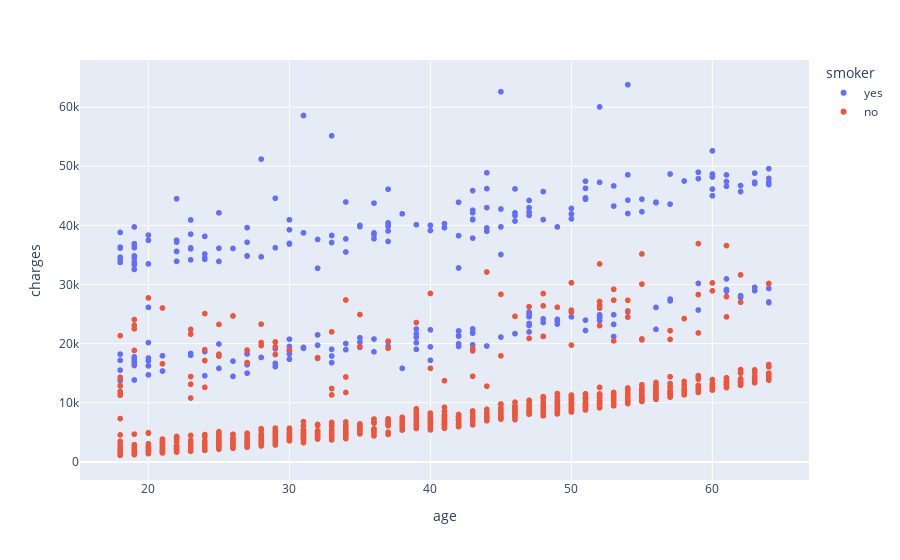

Here is the notebook cell this chart was saved with:
### Markdown cell above
This is a coloured plot from the pairplot. Here we can more distinctly see how age impacts charges.

### Code cell
#plt.figure(figsize=(12,5))
fig = px.scatter(data_frame=data, x="age", y="charges", color="smoker")
fig.show("png")

### Figure 1 — Plotly figure (JSON) as saved in the notebook; plotly's stock layout.template omitted (floating-point values rounded to 4 significant figures; data arrays with more than 128 entries replaced by an {"elided": "..."} marker saying what was removed)
{"data": [{"hovertemplate": "smoker=yes<br>age=%{x}<br>charges=%{y}<extra></extra>", "legendgroup": "yes", "marker": {"color": "#636efa", "symbol": "circle"}, "mode": "markers", "name": "yes", "showlegend": true, "type": "scattergl", "x": {"elided": "274 int values"}, "xaxis": "x", "y": {"elided": "274 float values"}, "yaxis": "y"}, {"hovertemplate": "smoker=no<br>age=%{x}<br>charges=%{y}<extra></extra>", "legendgroup": "no", "marker": {"color": "#EF553B", "symbol": "circle"}, "mode": "markers", "name": "no", "showlegend": true, "type": "scattergl", "x": {"elided": "1064 int values"}, "xaxis": "x", "y": {"elided": "1064 float values"}, "yaxis": "y"}], "layout": {"legend": {"title": {"text": "smoker"}, "tracegroupgap": 0}, "margin": {"t": 60}, "xaxis": {"anchor": "y", "domain": [0, 1], "title": {"text": "age"}}, "yaxis": {"anchor": "x", "domain": [0, 1], "title": {"text": "charges"}}}}
